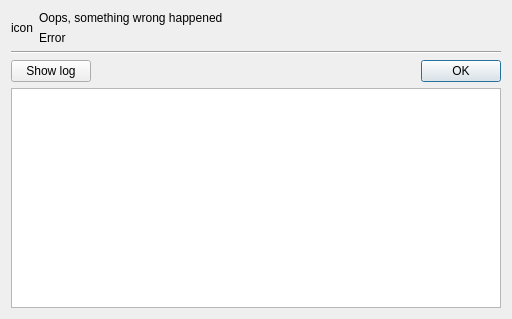
<?xml version="1.0" encoding="UTF-8"?>
<ui version="4.0">
 <class>Gui::TErrorDialog</class>
 <widget class="QDialog" name="Gui::TErrorDialog">
  <property name="geometry">
   <rect>
    <x>0</x>
    <y>0</y>
    <width>512</width>
    <height>319</height>
   </rect>
  </property>
  <property name="windowTitle">
   <string>MPlayer Error</string>
  </property>
  <layout class="QVBoxLayout" name="verticalLayout_2">
   <item>
    <layout class="QHBoxLayout" name="horizontalLayout">
     <item>
      <widget class="QLabel" name="icon">
       <property name="text">
        <string>icon</string>
       </property>
       <property name="alignment">
        <set>Qt::AlignCenter</set>
       </property>
       <property name="margin">
        <number>4</number>
       </property>
      </widget>
     </item>
     <item>
      <layout class="QVBoxLayout" name="verticalLayout">
       <item>
        <widget class="QLabel" name="intro_label">
         <property name="sizePolicy">
          <sizepolicy hsizetype="Expanding" vsizetype="Preferred">
           <horstretch>0</horstretch>
           <verstretch>0</verstretch>
          </sizepolicy>
         </property>
         <property name="text">
          <string>Oops, something wrong happened</string>
         </property>
        </widget>
       </item>
       <item>
        <widget class="QLabel" name="text">
         <property name="sizePolicy">
          <sizepolicy hsizetype="Expanding" vsizetype="Preferred">
           <horstretch>0</horstretch>
           <verstretch>0</verstretch>
          </sizepolicy>
         </property>
         <property name="minimumSize">
          <size>
           <width>400</width>
           <height>0</height>
          </size>
         </property>
         <property name="text">
          <string>Error</string>
         </property>
         <property name="wordWrap">
          <bool>true</bool>
         </property>
        </widget>
       </item>
      </layout>
     </item>
    </layout>
   </item>
   <item>
    <widget class="Line" name="line">
     <property name="orientation">
      <enum>Qt::Horizontal</enum>
     </property>
    </widget>
   </item>
   <item>
    <layout class="QHBoxLayout">
     <property name="spacing">
      <number>6</number>
     </property>
     <property name="margin">
      <number>0</number>
     </property>
     <item>
      <widget class="QPushButton" name="viewlog_button">
       <property name="text">
        <string>Show log</string>
       </property>
       <property name="checkable">
        <bool>true</bool>
       </property>
      </widget>
     </item>
     <item>
      <spacer>
       <property name="orientation">
        <enum>Qt::Horizontal</enum>
       </property>
       <property name="sizeHint" stdset="0">
        <size>
         <width>40</width>
         <height>20</height>
        </size>
       </property>
      </spacer>
     </item>
     <item>
      <widget class="QDialogButtonBox" name="button_box">
       <property name="orientation">
        <enum>Qt::Horizontal</enum>
       </property>
       <property name="standardButtons">
        <set>QDialogButtonBox::Ok</set>
       </property>
      </widget>
     </item>
    </layout>
   </item>
   <item>
    <widget class="QTextEdit" name="log">
     <property name="readOnly">
      <bool>true</bool>
     </property>
    </widget>
   </item>
  </layout>
 </widget>
 <tabstops>
  <tabstop>viewlog_button</tabstop>
  <tabstop>button_box</tabstop>
  <tabstop>log</tabstop>
 </tabstops>
 <resources/>
 <connections>
  <connection>
   <sender>button_box</sender>
   <signal>accepted()</signal>
   <receiver>Gui::TErrorDialog</receiver>
   <slot>accept()</slot>
   <hints>
    <hint type="sourcelabel">
     <x>248</x>
     <y>254</y>
    </hint>
    <hint type="destinationlabel">
     <x>157</x>
     <y>274</y>
    </hint>
   </hints>
  </connection>
  <connection>
   <sender>button_box</sender>
   <signal>rejected()</signal>
   <receiver>Gui::TErrorDialog</receiver>
   <slot>reject()</slot>
   <hints>
    <hint type="sourcelabel">
     <x>316</x>
     <y>260</y>
    </hint>
    <hint type="destinationlabel">
     <x>286</x>
     <y>274</y>
    </hint>
   </hints>
  </connection>
 </connections>
</ui>
